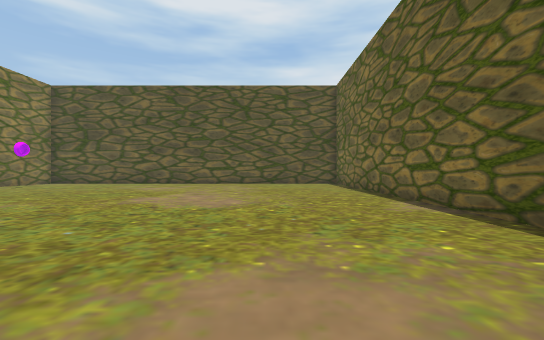
[1] (above)

20 first-person views from a walk through a scene from a Unity 3-D project. The camera is 1.4 m above the floor, looks level and sees 90° across. The floor is counted in squares, 2 m on a side. Each view is taken from the middle of a square. On the plan, view 1 faces up. The plan holds only what a view shows up to about 9 squares ahead; the rest is blank. The place goes on beyond the plan. Some animated figures are left out. Some surface patterns are stand-ins.

[2]
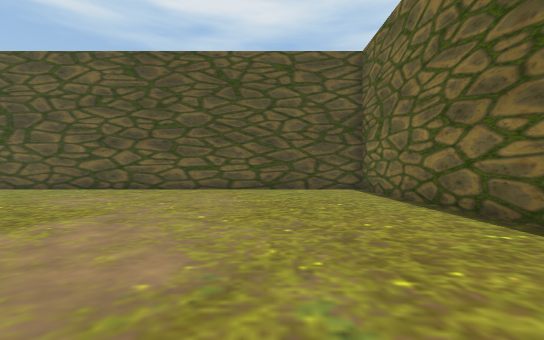

[3]
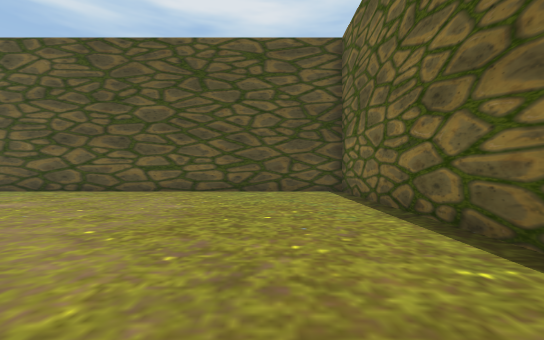

[4]
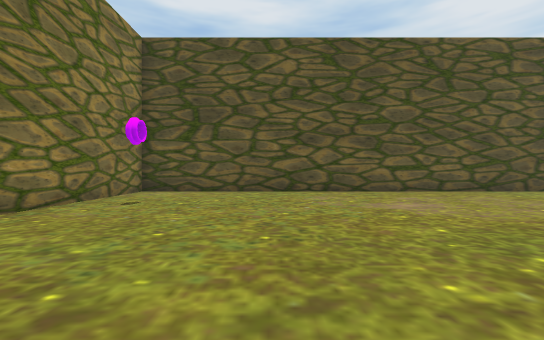

[5]
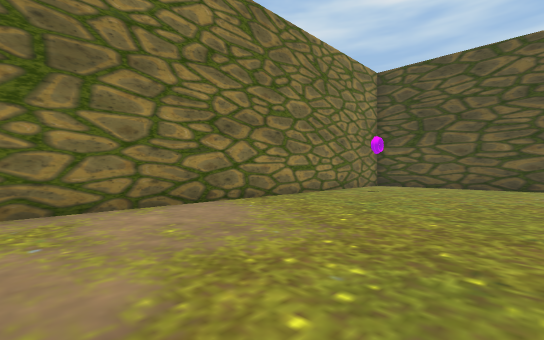

[6]
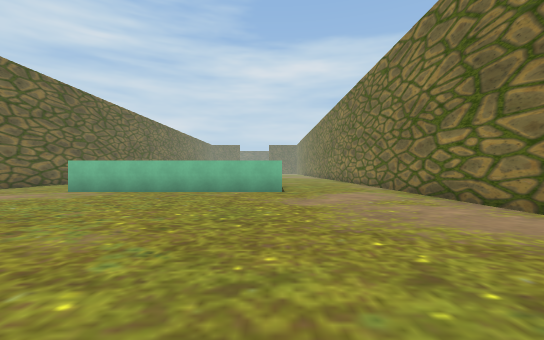

[7]
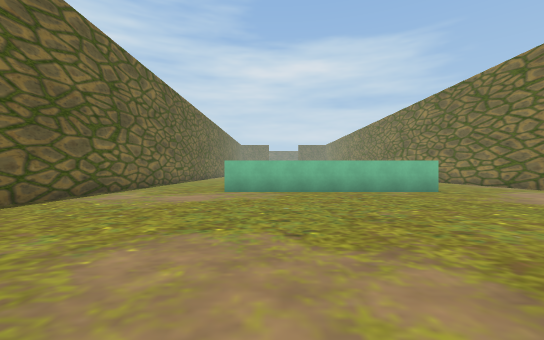

[8]
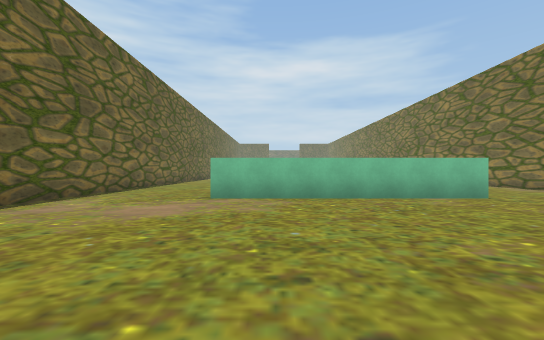

[9]
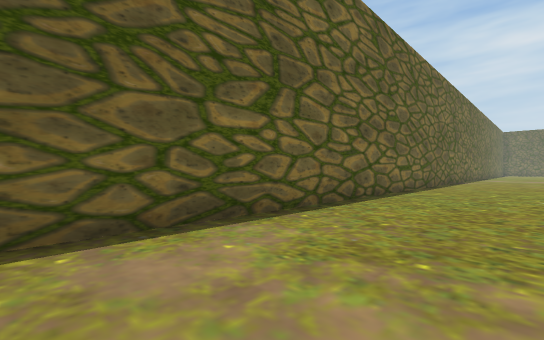

[10]
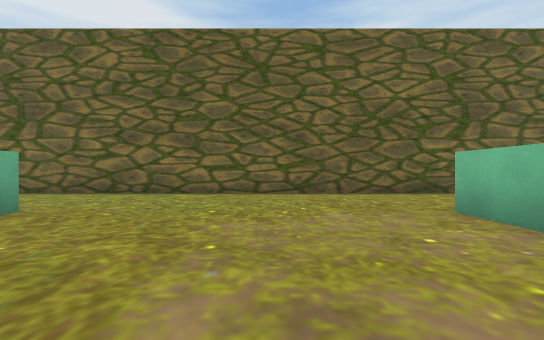

[11]
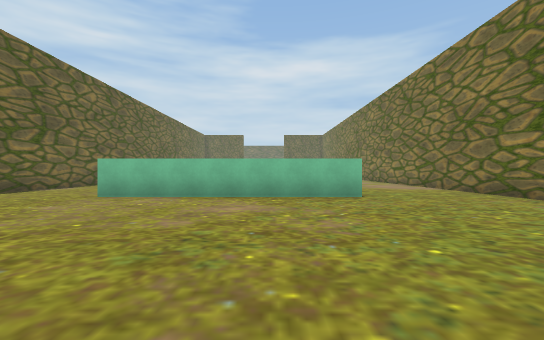

[12]
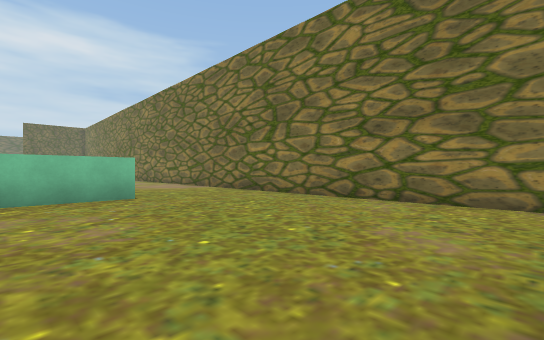

[13]
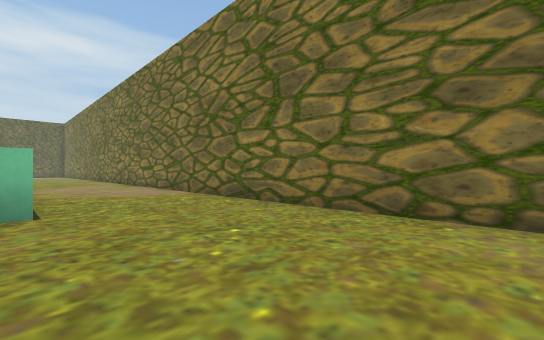

[14]
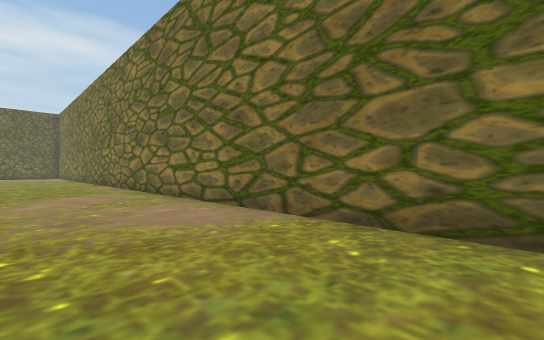

[15]
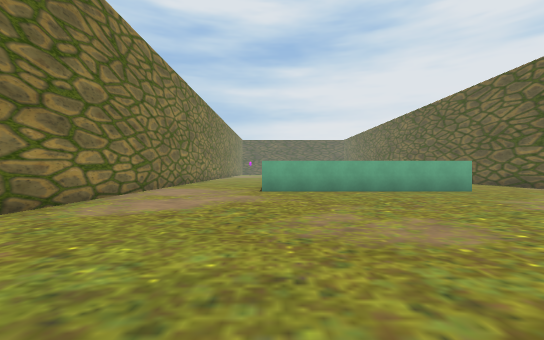

[16]
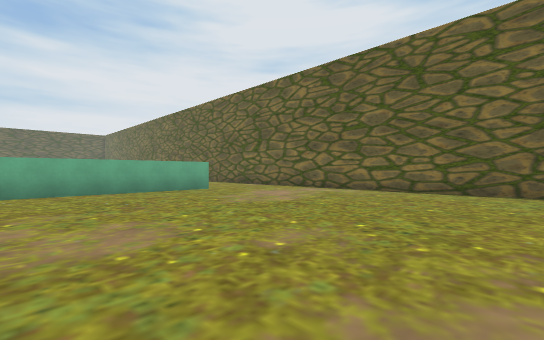

[17]
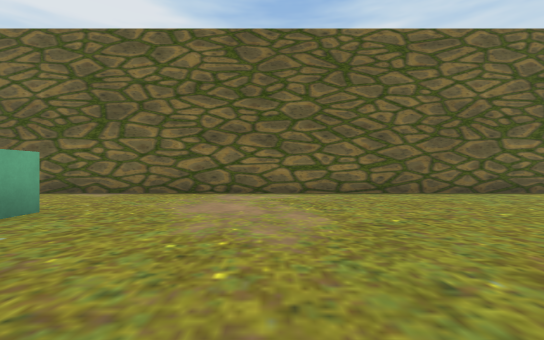

[18]
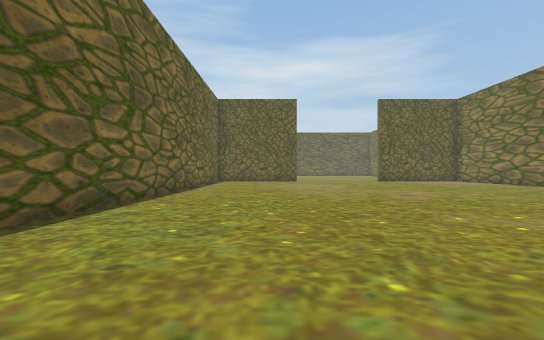

[19]
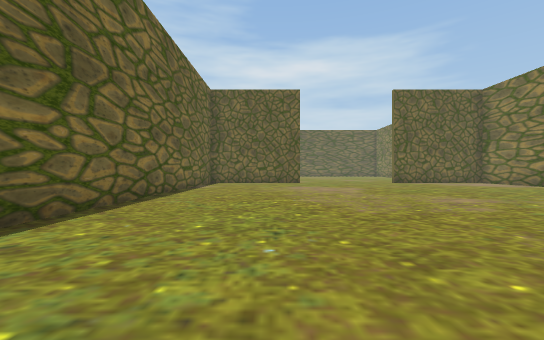

[20]
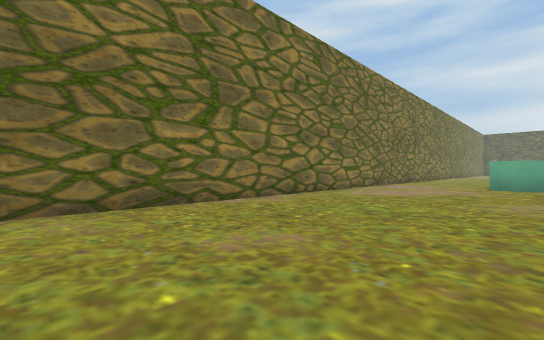

### Floor plan
Points are (right, up) in squares from view 1. A wall is a line through its corners. A room is listed if a view was taken in it or the views show most of it. See-through windows are left out.
Room 1 (views 1, 2, 3, 4, 5, 6, 7, 8, 9)
walls: (-6.4, -0.7) (-0.4, -0.7); (3.3, 0.6) (3.3, 13.8) (-11.2, 13.8) (-11.2, 0.5)
ways out: opening at (-8.5, 0.8) to room 2; opening at (1.5, 0.8) to room 2
Room 2 (views 10, 11, 12, 13, 14, 15, 16, 17, 18, 19, 20)
walls: (-0.4, -16.1) (-7.4, -16.1); (-7.4, -12) (-0.4, -12); (-0.4, -4.8) (-0.9, -4.8); (-11.2, -5) (-11.2, -28); (3.3, -33) (3.3, 0.6); (-7.4, -0.7) (-6.4, -0.7); (-11.2, 0.5) (-11.2, -1)
ways out: opening at (-8.5, 0.8) to room 1; opening at (1.5, 0.8) to room 1

Positions as (right, up) in squares from view 1, and headings:
1: (0, 0), facing up
2: (0, 4), facing up
3: (1, 5), facing up
4: (-7, 5), facing up
5: (-6, 2), facing up-left
6: (-7, 8), facing down
7: (-2, 8), facing down
8: (-2, 6), facing down
9: (0, 2), facing down-right
10: (-5, -9), facing right
11: (-5, -5), facing down
12: (-5, -5), facing down-left
13: (-7, -7), facing down-left
14: (-8, -12), facing down-left
15: (-7, -25), facing up
16: (-6, -25), facing up-right
17: (-5, -20), facing right
18: (0, -22), facing down
19: (0, -24), facing down
20: (-6, -28), facing up-left
